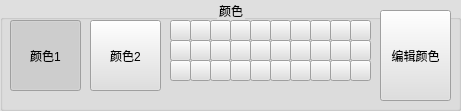
     <widget class="QGroupBox" name="groupBox_7">
      <property name="geometry">
       <rect>
        <x>900</x>
        <y>0</y>
        <width>461</width>
        <height>111</height>
       </rect>
      </property>
      <property name="styleSheet">
       <string notr="true">background-color: rgb(223, 223, 223);</string>
      </property>
      <property name="title">
       <string>颜色</string>
      </property>
      <property name="alignment">
       <set>Qt::AlignCenter</set>
      </property>
      <widget class="QToolButton" name="btnColor1">
       <property name="geometry">
        <rect>
         <x>10</x>
         <y>20</y>
         <width>71</width>
         <height>71</height>
        </rect>
       </property>
       <property name="toolTip">
        <string>&lt;html&gt;&lt;head/&gt;&lt;body&gt;&lt;p&gt;前景色&lt;/p&gt;&lt;/body&gt;&lt;/html&gt;</string>
       </property>
       <property name="text">
        <string>颜色1</string>
       </property>
       <property name="icon">
        <iconset resource="image.qrc">
         <normaloff>:/image/黑色.png</normaloff>:/image/黑色.png</iconset>
       </property>
       <property name="iconSize">
        <size>
         <width>40</width>
         <height>40</height>
        </size>
       </property>
       <property name="checkable">
        <bool>true</bool>
       </property>
       <property name="checked">
        <bool>true</bool>
       </property>
       <property name="toolButtonStyle">
        <enum>Qt::ToolButtonTextUnderIcon</enum>
       </property>
       <property name="autoRaise">
        <bool>false</bool>
       </property>
       <property name="arrowType">
        <enum>Qt::NoArrow</enum>
       </property>
      </widget>
      <widget class="QToolButton" name="btnColor2">
       <property name="geometry">
        <rect>
         <x>90</x>
         <y>20</y>
         <width>71</width>
         <height>71</height>
        </rect>
       </property>
       <property name="toolTip">
        <string>&lt;html&gt;&lt;head/&gt;&lt;body&gt;&lt;p&gt;背景色&lt;/p&gt;&lt;/body&gt;&lt;/html&gt;</string>
       </property>
       <property name="text">
        <string>颜色2</string>
       </property>
       <property name="icon">
        <iconset resource="image.qrc">
         <normaloff>:/image/白色.png</normaloff>:/image/白色.png</iconset>
       </property>
       <property name="iconSize">
        <size>
         <width>40</width>
         <height>40</height>
        </size>
       </property>
       <property name="checkable">
        <bool>true</bool>
       </property>
       <property name="checked">
        <bool>false</bool>
       </property>
       <property name="toolButtonStyle">
        <enum>Qt::ToolButtonTextUnderIcon</enum>
       </property>
       <property name="autoRaise">
        <bool>false</bool>
       </property>
      </widget>
      <widget class="QPushButton" name="btnBlack">
       <property name="geometry">
        <rect>
         <x>170</x>
         <y>20</y>
         <width>21</width>
         <height>21</height>
        </rect>
       </property>
       <property name="toolTip">
        <string>&lt;html&gt;&lt;head/&gt;&lt;body&gt;&lt;p&gt;黑色&lt;/p&gt;&lt;/body&gt;&lt;/html&gt;</string>
       </property>
       <property name="text">
        <string/>
       </property>
       <property name="icon">
        <iconset resource="image.qrc">
         <normaloff>:/image/黑色.png</normaloff>:/image/黑色.png</iconset>
       </property>
       <property name="autoDefault">
        <bool>false</bool>
       </property>
      </widget>
      <widget class="QPushButton" name="btnGray50">
       <property name="geometry">
        <rect>
         <x>190</x>
         <y>20</y>
         <width>21</width>
         <height>21</height>
        </rect>
       </property>
       <property name="text">
        <string/>
       </property>
       <property name="icon">
        <iconset resource="image.qrc">
         <normaloff>:/image/灰色-50.png</normaloff>:/image/灰色-50.png</iconset>
       </property>
      </widget>
      <widget class="QPushButton" name="btnRed">
       <property name="geometry">
        <rect>
         <x>230</x>
         <y>20</y>
         <width>21</width>
         <height>21</height>
        </rect>
       </property>
       <property name="text">
        <string/>
       </property>
       <property name="icon">
        <iconset resource="image.qrc">
         <normaloff>:/image/红色.png</normaloff>:/image/红色.png</iconset>
       </property>
      </widget>
      <widget class="QPushButton" name="btnOrange">
       <property name="geometry">
        <rect>
         <x>250</x>
         <y>20</y>
         <width>21</width>
         <height>21</height>
        </rect>
       </property>
       <property name="text">
        <string/>
       </property>
       <property name="icon">
        <iconset resource="image.qrc">
         <normaloff>:/image/橙色.png</normaloff>:/image/橙色.png</iconset>
       </property>
      </widget>
      <widget class="QPushButton" name="btnDeepRed">
       <property name="geometry">
        <rect>
         <x>210</x>
         <y>20</y>
         <width>21</width>
         <height>21</height>
        </rect>
       </property>
       <property name="text">
        <string/>
       </property>
       <property name="icon">
        <iconset resource="image.qrc">
         <normaloff>:/image/深红色.png</normaloff>:/image/深红色.png</iconset>
       </property>
      </widget>
      <widget class="QPushButton" name="btnRose">
       <property name="geometry">
        <rect>
         <x>230</x>
         <y>40</y>
         <width>21</width>
         <height>21</height>
        </rect>
       </property>
       <property name="text">
        <string/>
       </property>
       <property name="icon">
        <iconset resource="image.qrc">
         <normaloff>:/image/玫瑰色.png</normaloff>:/image/玫瑰色.png</iconset>
       </property>
      </widget>
      <widget class="QPushButton" name="btnGray25">
       <property name="geometry">
        <rect>
         <x>190</x>
         <y>40</y>
         <width>21</width>
         <height>21</height>
        </rect>
       </property>
       <property name="text">
        <string/>
       </property>
       <property name="icon">
        <iconset resource="image.qrc">
         <normaloff>:/image/灰色-25.png</normaloff>:/image/灰色-25.png</iconset>
       </property>
      </widget>
      <widget class="QPushButton" name="btnWhite">
       <property name="geometry">
        <rect>
         <x>170</x>
         <y>40</y>
         <width>21</width>
         <height>21</height>
        </rect>
       </property>
       <property name="toolTip">
        <string>&lt;html&gt;&lt;head/&gt;&lt;body&gt;&lt;p&gt;白色&lt;/p&gt;&lt;/body&gt;&lt;/html&gt;</string>
       </property>
       <property name="text">
        <string/>
       </property>
       <property name="icon">
        <iconset resource="image.qrc">
         <normaloff>:/image/白色.png</normaloff>:/image/白色.png</iconset>
       </property>
      </widget>
      <widget class="QPushButton" name="btnGold">
       <property name="geometry">
        <rect>
         <x>250</x>
         <y>40</y>
         <width>21</width>
         <height>21</height>
        </rect>
       </property>
       <property name="text">
        <string/>
       </property>
       <property name="icon">
        <iconset resource="image.qrc">
         <normaloff>:/image/金色.png</normaloff>:/image/金色.png</iconset>
       </property>
      </widget>
      <widget class="QPushButton" name="btnBrown">
       <property name="geometry">
        <rect>
         <x>210</x>
         <y>40</y>
         <width>21</width>
         <height>21</height>
        </rect>
       </property>
       <property name="text">
        <string/>
       </property>
       <property name="icon">
        <iconset resource="image.qrc">
         <normaloff>:/image/褐色.png</normaloff>:/image/褐色.png</iconset>
       </property>
      </widget>
      <widget class="QPushButton" name="pushButton_23">
       <property name="geometry">
        <rect>
         <x>230</x>
         <y>60</y>
         <width>21</width>
         <height>21</height>
        </rect>
       </property>
       <property name="text">
        <string/>
       </property>
      </widget>
      <widget class="QPushButton" name="pushButton_24">
       <property name="geometry">
        <rect>
         <x>190</x>
         <y>60</y>
         <width>21</width>
         <height>21</height>
        </rect>
       </property>
       <property name="text">
        <string/>
       </property>
      </widget>
      <widget class="QPushButton" name="pushButton_25">
       <property name="geometry">
        <rect>
         <x>170</x>
         <y>60</y>
         <width>21</width>
         <height>21</height>
        </rect>
       </property>
       <property name="text">
        <string/>
       </property>
      </widget>
      <widget class="QPushButton" name="pushButton_26">
       <property name="geometry">
        <rect>
         <x>250</x>
         <y>60</y>
         <width>21</width>
         <height>21</height>
        </rect>
       </property>
       <property name="text">
        <string/>
       </property>
      </widget>
      <widget class="QPushButton" name="pushButton_27">
       <property name="geometry">
        <rect>
         <x>210</x>
         <y>60</y>
         <width>21</width>
         <height>21</height>
        </rect>
       </property>
       <property name="text">
        <string/>
       </property>
      </widget>
      <widget class="QPushButton" name="btnIndigo">
       <property name="geometry">
        <rect>
         <x>330</x>
         <y>20</y>
         <width>21</width>
         <height>21</height>
        </rect>
       </property>
       <property name="text">
        <string/>
       </property>
       <property name="icon">
        <iconset resource="image.qrc">
         <normaloff>:/image/靛青.png</normaloff>:/image/靛青.png</iconset>
       </property>
      </widget>
      <widget class="QPushButton" name="btnGreen">
       <property name="geometry">
        <rect>
         <x>290</x>
         <y>20</y>
         <width>21</width>
         <height>21</height>
        </rect>
       </property>
       <property name="text">
        <string/>
       </property>
       <property name="icon">
        <iconset resource="image.qrc">
         <normaloff>:/image/绿色.png</normaloff>:/image/绿色.png</iconset>
       </property>
      </widget>
      <widget class="QPushButton" name="btnYellow">
       <property name="geometry">
        <rect>
         <x>270</x>
         <y>20</y>
         <width>21</width>
         <height>21</height>
        </rect>
       </property>
       <property name="text">
        <string/>
       </property>
       <property name="icon">
        <iconset resource="image.qrc">
         <normaloff>:/image/黄色.png</normaloff>:/image/黄色.png</iconset>
       </property>
      </widget>
      <widget class="QPushButton" name="btnPurple">
       <property name="geometry">
        <rect>
         <x>350</x>
         <y>20</y>
         <width>21</width>
         <height>21</height>
        </rect>
       </property>
       <property name="text">
        <string/>
       </property>
       <property name="icon">
        <iconset resource="image.qrc">
         <normaloff>:/image/紫色.png</normaloff>:/image/紫色.png</iconset>
       </property>
      </widget>
      <widget class="QPushButton" name="btnTurquoise">
       <property name="geometry">
        <rect>
         <x>310</x>
         <y>20</y>
         <width>21</width>
         <height>21</height>
        </rect>
       </property>
       <property name="text">
        <string/>
       </property>
       <property name="icon">
        <iconset resource="image.qrc">
         <normaloff>:/image/青绿.png</normaloff>:/image/青绿.png</iconset>
       </property>
      </widget>
      <widget class="QPushButton" name="btnBlueGray">
       <property name="geometry">
        <rect>
         <x>330</x>
         <y>40</y>
         <width>21</width>
         <height>21</height>
        </rect>
       </property>
       <property name="text">
        <string/>
       </property>
       <property name="icon">
        <iconset resource="image.qrc">
         <normaloff>:/image/蓝灰色.png</normaloff>:/image/蓝灰色.png</iconset>
       </property>
      </widget>
      <widget class="QPushButton" name="btnLime">
       <property name="geometry">
        <rect>
         <x>290</x>
         <y>40</y>
         <width>21</width>
         <height>21</height>
        </rect>
       </property>
       <property name="text">
        <string/>
       </property>
       <property name="icon">
        <iconset resource="image.qrc">
         <normaloff>:/image/酸橙色.png</normaloff>:/image/酸橙色.png</iconset>
       </property>
      </widget>
      <widget class="QPushButton" name="btnPaleYellow">
       <property name="geometry">
        <rect>
         <x>270</x>
         <y>40</y>
         <width>21</width>
         <height>21</height>
        </rect>
       </property>
       <property name="text">
        <string/>
       </property>
       <property name="icon">
        <iconset resource="image.qrc">
         <normaloff>:/image/浅黄色.png</normaloff>:/image/浅黄色.png</iconset>
       </property>
      </widget>
      <widget class="QPushButton" name="btnLavender">
       <property name="geometry">
        <rect>
         <x>350</x>
         <y>40</y>
         <width>21</width>
         <height>21</height>
        </rect>
       </property>
       <property name="text">
        <string/>
       </property>
       <property name="icon">
        <iconset resource="image.qrc">
         <normaloff>:/image/淡紫色.png</normaloff>:/image/淡紫色.png</iconset>
       </property>
      </widget>
      <widget class="QPushButton" name="btnLightCyan">
       <property name="geometry">
        <rect>
         <x>310</x>
         <y>40</y>
         <width>21</width>
         <height>21</height>
        </rect>
       </property>
       <property name="text">
        <string/>
       </property>
       <property name="icon">
        <iconset resource="image.qrc">
         <normaloff>:/image/浅青绿色.png</normaloff>:/image/浅青绿色.png</iconset>
       </property>
      </widget>
      <widget class="QPushButton" name="pushButton_38">
       <property name="geometry">
        <rect>
         <x>330</x>
         <y>60</y>
         <width>21</width>
         <height>21</height>
        </rect>
       </property>
       <property name="text">
        <string/>
       </property>
      </widget>
      <widget class="QPushButton" name="pushButton_39">
       <property name="geometry">
        <rect>
         <x>290</x>
         <y>60</y>
         <width>21</width>
         <height>21</height>
        </rect>
       </property>
       <property name="text">
        <string/>
       </property>
      </widget>
      <widget class="QPushButton" name="pushButton_40">
       <property name="geometry">
        <rect>
         <x>270</x>
         <y>60</y>
         <width>21</width>
         <height>21</height>
        </rect>
       </property>
       <property name="text">
        <string/>
       </property>
      </widget>
      <widget class="QPushButton" name="pushButton_41">
       <property name="geometry">
        <rect>
         <x>350</x>
         <y>60</y>
         <width>21</width>
         <height>21</height>
        </rect>
       </property>
       <property name="text">
        <string/>
       </property>
      </widget>
      <widget class="QPushButton" name="pushButton_42">
       <property name="geometry">
        <rect>
         <x>310</x>
         <y>60</y>
         <width>21</width>
         <height>21</height>
        </rect>
       </property>
       <property name="text">
        <string/>
       </property>
      </widget>
      <widget class="QToolButton" name="btnColorEdit">
       <property name="geometry">
        <rect>
         <x>380</x>
         <y>10</y>
         <width>71</width>
         <height>91</height>
        </rect>
       </property>
       <property name="text">
        <string>编辑颜色</string>
       </property>
       <property name="icon">
        <iconset resource="image.qrc">
         <normaloff>:/image/颜色盘.png</normaloff>:/image/颜色盘.png</iconset>
       </property>
       <property name="iconSize">
        <size>
         <width>70</width>
         <height>75</height>
        </size>
       </property>
       <property name="toolButtonStyle">
        <enum>Qt::ToolButtonTextUnderIcon</enum>
       </property>
      </widget>
     </widget>
